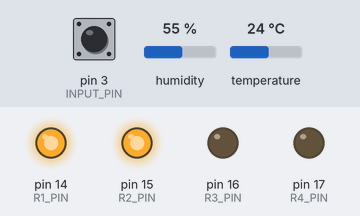
A sketch run on a simulated Arduino Uno, built with avr-gcc and run on an emulated ATmega328P. On the bench: output pins drawn as LEDs (lit = HIGH). Inputs (shaded band) come from the test bench; at power-on: pin 3 (INPUT_PIN) HIGH, humidity 55 %, temperature 24 °C. What the sketch prints to the serial monitor is not drawn.

Above: at 1.2 s.
1.3 s: pin 3 (INPUT_PIN) pulled LOW for 1 s
Timing chart, 0 to 4.3 s (numbered marks = the images above; inputs shaded):
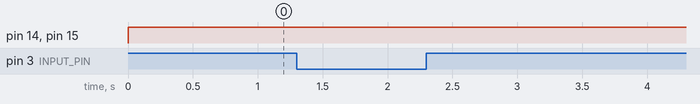

The sketch:

001-HumidityController.ino
```cpp
/*
    - Arduino Humidity Controller with HMI Hextion
    - Use DHT21 Sensor
    -
*/
#include <TimerOne.h>
#include "DHT.h"
#include "EEPROM.h"

// Define Preprocessing
#define DHT_PIN 2
#define R1_PIN 14
#define R2_PIN 15
#define R3_PIN 16
#define R4_PIN 17

#define INPUT_PIN 3

#define OP_ON 1
#define OP_OFF 2
#define OP_AUTO 3

// Frame variable
byte dataFrame[32];
const int byteLatency = 15000 ;// --- microseconds

// DHT Variable
DHT dht(DHT_PIN , DHT21);
volatile float temperatureValue;
volatile float humidityValue;

// Operation status
bool opStat;
bool heatingStat;
int opMode = OP_AUTO;
int setHumidity;
int setTemperature;
int humHisterisis ;


void setup()
{
    // Init serial
    Serial.begin(9600);

    // Init DHT
    dht.begin();

    // Init I/O
    pinMode(R1_PIN , OUTPUT);
    pinMode(R2_PIN , OUTPUT);
    pinMode(R3_PIN , OUTPUT);
    pinMode(R4_PIN , OUTPUT);
    pinMode(INPUT_PIN , INPUT_PULLUP);

    // Read EEPROM
    readEEPROM();

    // Init timer to update display
    Timer1.initialize(500000);
    Timer1.attachInterrupt(updateDisplay);

}

void loop()
{
    // Serial Communication Handler
    if (Serial.available()>0)
    {
        int i = 0;
        while (Serial.available())
        {
            dataFrame[i] = Serial.read();
            i++;
            delayMicroseconds(byteLatency);
        }
        decodeFrame(dataFrame);
    }

    // Operation Hanlder
    if(digitalRead(INPUT_PIN) == LOW) opStat = true;
    else opStat = false;
    if (opStat)
    {
        switch (opMode)
        {
        case OP_ON:
            setHeater(true);
            break;
        case OP_OFF:
            setHeater(false);
            break;
        case OP_AUTO :
            OpAutoHandler();
            break;
        default:
            break;
        }

    }
    else setHeater(false);

}

void OpAutoHandler()
{
    if (temperatureValue < setTemperature )
    {
        if (humidityValue < ( setHumidity - humHisterisis)) setHeater(false);
        else if (humidityValue > setHumidity ) setHeater(true);
    }
    else
    {
        setHeater(false);
    }

}

void setHeater(bool stat)
{

    if (stat)
    {
        digitalWrite(R1_PIN , 0);
        digitalWrite(R2_PIN , 0);
        heatingStat = true;
    }
    else
    {
        digitalWrite(R1_PIN , 1);
        digitalWrite(R2_PIN , 1);
        heatingStat = false;
    }

}

void updateDisplay()
{
    readDHT();
    // Discard Buffer
    Serial.print("\xFF\xFF\xFF");

    // Print humidity set command
    Serial.print("hum.txt=\"");
    if (!isnan(humidityValue)) Serial.print(humidityValue);
    else Serial.print("**");
    Serial.print(" %\"");
    Serial.print("\xFF\xFF\xFF");

    // Print temp command
    Serial.print("temp.txt=\"");
    if (!isnan(temperatureValue)) Serial.print(temperatureValue);
    else Serial.print("**");
    Serial.print(" \xB0""C\"");
    Serial.print("\xFF\xFF\xFF");

    // Print operation status
    Serial.print("opstat.txt=\"");
    if (opStat) Serial.print("ON\"");
    else Serial.print("OFF\"");
    Serial.print("\xFF\xFF\xFF");

    // Print heating status
    Serial.print("heatstat.txt=\"");
    if (heatingStat) Serial.print("ON\"");
    else Serial.print("OFF\"");
    Serial.print("\xFF\xFF\xFF");
}

void readDHT()
{
    temperatureValue = dht.readTemperature();
    humidityValue = dht.readHumidity();
}

void decodeFrame(byte frame[])
{
    for (int i = 0 ; i < 31 ; i++)
    {
        int fCode = frame[i+2];
        int fValue = frame[i+3];
        if (frame[i]==0xfe && frame[i+1]==0xfe)
        {

            if (fCode== 1 && fValue > 0 && fValue < 4) opMode = fValue;
            else if (fCode == 2)
            {
                setHumidity = fValue;
                writeEEPROM();

            }
            else if (fCode == 3)
            {
                setTemperature = fValue;
                writeEEPROM();

            }
            else if (fCode == 4)
            {
                humHisterisis = fValue;
                writeEEPROM();

            }
            else if (fCode == 0 && fValue == 1)
            {
                sendSetVal();
            }


        }
        else
        {

        }
    }
    clearDataFrame();
}

void clearDataFrame()
{
    for (int i = 0 ; i < 32 ; i++)
    {
        dataFrame[i] = 0;
    }

}

void sendSetVal()
{
    readEEPROM();
    // Discard Buffer
    Serial.print("\xFF\xFF\xFF");

    // Print humidity set command
    Serial.print("hum_set.val=");
    Serial.print(setHumidity);
    Serial.print("\xFF\xFF\xFF");
    // Print temperature set command
    Serial.print("temp_set.val=");
    Serial.print(setTemperature);
    Serial.print("\xFF\xFF\xFF");
    // Print histerisis set command
    Serial.print("his_set.val=");
    Serial.print(humHisterisis);
    Serial.print("\xFF\xFF\xFF");
}

void readEEPROM()
{
    setHumidity = EEPROM.read(0);
    setTemperature = EEPROM.read(2);
    humHisterisis = EEPROM.read(4);

}

void writeEEPROM()
{
    EEPROM.write(0,setHumidity);
    EEPROM.write(2,setTemperature);
    EEPROM.write(4,humHisterisis);
}
```

Measured:
- after the input at 1.3 s, every drawn part: stays the same
